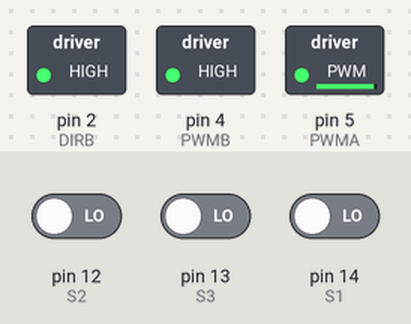
This sketch was run on a simulated Arduino Uno, built with avr-gcc and run on an emulated ATmega328P. On the bench: switched loads named in the sketch (green lamp = pin HIGH). The inputs (shaded band) are chosen by the test bench; at power-on: pin 14 (S1) LOW, pin 13 (S3) LOW, pin 12 (S2) LOW. Pins used as bus, display or sensor lines are not drawn.

Above: at 1.2 s.
1.3 s: pin 14 (S1) driven HIGH
At 2.3 s:
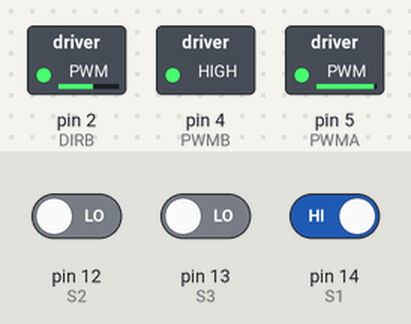
2.8 s: pin 13 (S3) driven HIGH
At 4.0 s:
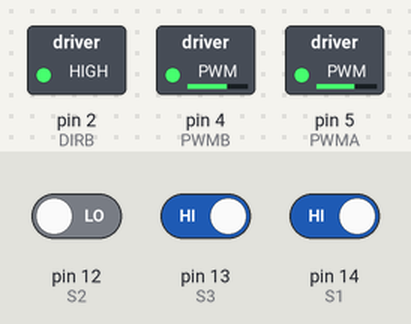
4.3 s: pin 13 (S3) driven LOW
At 5.5 s:
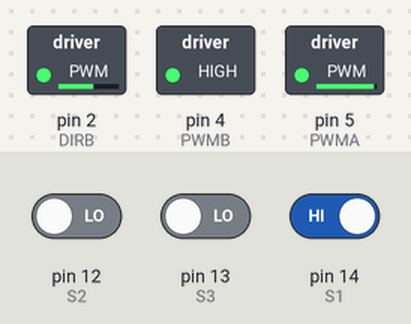
5.8 s: pin 14 (S1) driven LOW
At 6.5 s:
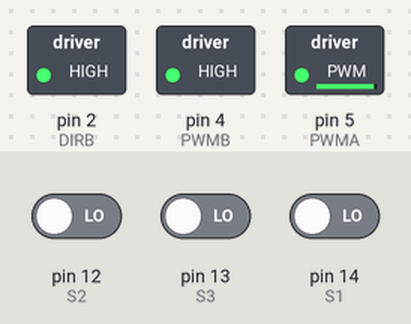
7.3 s: pin 14 (S1) driven HIGH
At 8.1 s:
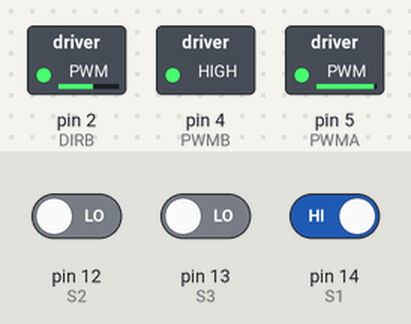
Timing chart, 0 to 9.8 s (numbered marks = the images above; inputs shaded):
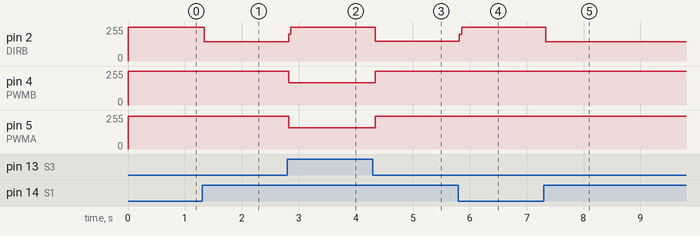

Measured:
- after the input at 1.3 s, pin 2 (DIRB): 255/255 → 146/255 at once
- after the input at 2.8 s, pin 2 (DIRB): 146/255 → 255/255 at once; pin 4 (PWMB): 255/255 → 166/255 at once; pin 5 (PWMA): 244/255 → 161/255 at once
- after the input at 4.3 s, pin 2 (DIRB): 255/255 → 147/255 at once; pin 4 (PWMB): 166/255 → 255/255 at once; pin 5 (PWMA): 161/255 → 244/255 at once
- after the input at 5.8 s, pin 2 (DIRB): 147/255 → 255/255 at once
- after the input at 7.3 s, pin 2 (DIRB): 255/255 → 146/255 at once

The sketch:

line-follower.ino
```cpp
//Speed of the Motors
// Left  motor = A
// Right motor = B
#define ASpeed 500
#define BSpeed 500

#define DIRA 0  //D3
#define DIRB 2  //D4
#define PWMA  5 //D1
#define PWMB  4 //D2


//SENSOR PINS
int S1 = 14;  //D5
int S2 = 12;  //D6
int S3 = 13;  //D7
//int S4 = 15;  //D8

int Sensor1 = 0;  // right
int Sensor2 = 0;  // centre
int Sensor3 = 0;  // left
//int Sensor4 = 0;

void Forward(){
    analogWrite(PWMA, ASpeed);
    analogWrite(PWMB, BSpeed);
    digitalWrite(DIRA, 1);
    digitalWrite(DIRB, 1);
}

void Left(){
    analogWrite(PWMA, ASpeed);
    analogWrite(PWMB, BSpeed);
    digitalWrite(DIRA, 1);
    digitalWrite(DIRB, 0);
}
void Right(){
    analogWrite(PWMA, ASpeed);
    analogWrite(PWMB, BSpeed);
    digitalWrite(DIRA, 0);
    digitalWrite(DIRB, 1);
}
void Stop(){
    analogWrite(PWMA, 0);
    analogWrite(PWMB, 0);
}
void setup() {

  pinMode(PWMA, OUTPUT);
  pinMode(PWMB, OUTPUT);
  pinMode(DIRA, OUTPUT);
  pinMode(DIRB, OUTPUT);

  digitalWrite(PWMA, 0);
  digitalWrite(PWMB, 0);
  digitalWrite(DIRA, 1);
  digitalWrite(DIRB, 1);

  pinMode(S1, INPUT);
  pinMode(S2, INPUT);
  pinMode(S3, INPUT);
 // pinMode(S4, INPUT);

  Serial.begin(115200);

}

void loop(){

  //Use analogWrite to run motor at adjusted speed
  analogWrite(PWMA, ASpeed);
  analogWrite(PWMB, BSpeed);
  digitalWrite(DIRA, 1);
  digitalWrite(DIRB, 1);

  //Read the Sensor if HIGH (BLACK Line) or LOW (WHITE Line)
  Sensor1 = digitalRead(S1);
  Sensor2 = digitalRead(S2);
  Sensor3 = digitalRead(S3);
  //Sensor4 = digitalRead(S4);


  //Set conditions for FORWARD, LEFT and RIGHT
if(Sensor1==HIGH && Sensor2==LOW && Sensor3==LOW)          {  Left();    }
    else if(Sensor1==HIGH && Sensor2==HIGH && Sensor3==LOW){  Left();     }
    else if(Sensor3==HIGH && Sensor1==LOW && Sensor2==LOW){ Right();       }
    else if(Sensor3==HIGH && Sensor2==HIGH && Sensor1==LOW){  Right();        }
    else if(Sensor2==HIGH && Sensor1==LOW && Sensor3==LOW){ Forward();    }
    else if(Sensor1==LOW && Sensor2==LOW && Sensor3==LOW) { Forward();    }
    else  Stop();


}
```
